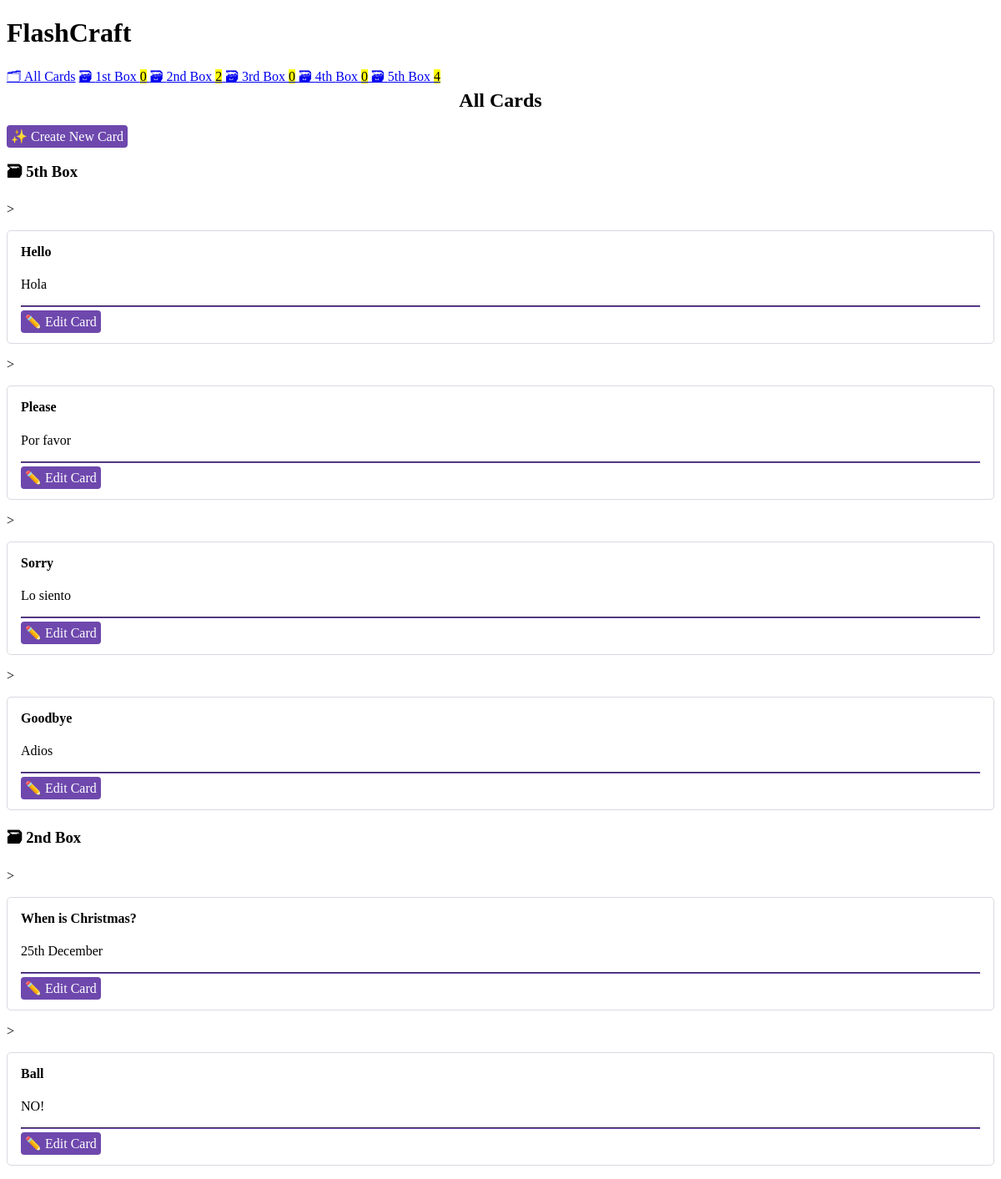
The page / on the database its author committed.
### card/models.py (models this page shows, shortened)
class Card(models.Model):
    question = models.CharField(max_length=100)
    answer = models.CharField(max_length=100)
    box = models.IntegerField(
        choices=zip(BOXES, BOXES),
        default=BOXES[0],
     )
    date_created = models.DateTimeField(auto_now_add=True)

### card/views.py (the view)
class CardListView(ListView):
    model = Card
    queryset = Card.objects.all()

### card/templatetags/cards_tags.py (called while the page is built)
@register.inclusion_tag("card/box_links.html")
def boxes_as_links():
    boxes = []
    for box_num in BOXES:
        card_count = Card.objects.filter(box=box_num).count()
        boxes.append({
            "number": box_num,
            "card_count": card_count,
        })
    return {"boxes": boxes}

### card/templates/card/card_list.html
{% extends "card/base.html" %}
{% load humanize %}
{% block content %}
    <h2>
        All Cards
    </h2>
    <a href="{% url 'card-create' %}" role="button">
        ✨ Create New Card
    </a>
    {% for card in card_list %}
    {% ifchanged %}
        <h3>🗃 {{ card.box | ordinal }} Box</h3>
    {% endifchanged %}>
    {% include "card/card.html" %}
    {% endfor %}
{% endblock content %}

### card/templates/card/base.html (shortened to what this page needs)
<!DOCTYPE html>
<html lang="en">
<head>
    <link rel="stylesheet" href="https://cdn.simplecss.org/simple.min.css">
</head>
<body>
    <header>
        <h1>FlashCraft</h1>
        {% include "card/navigation.html" %}
    </header>
    <main>
        {% block content %}{% endblock content %}
    </main>
</body>
</html>

### card/templates/card/navigation.html
{% load cards_tags %}
<nav>
    <a href="{% url 'card-list' %}">🗂 All Cards</a>
    {% boxes_as_links %}
</nav>

### card/templates/card/box_links.html
{% load humanize %}
{% for box in boxes %}
    <a href="{% url 'box' box_num=box.number %}">
        🗃 {{ box.number | ordinal }} Box <mark>{{ box.card_count }}</mark>
    </a>
{% endfor %}

### card/templates/card/card.html (shortened to what this page needs)
<article>
    <h4>{{ card.question }}</h4>
    {% if not check_card %}
    <p>{{ card.answer }}</p>
    <hr>
    <a href="{% url 'card-update' card.id %}" role="button">
        ✏️ Edit Card
    </a>
{% endif %}
 </article>

### card/templates/card/base.html (style rules this page uses)
:root { --accent: #6e48ad; --accent-bg: white; --bg: #fff; --text: #212121; --text-light: #585858; --border: #d8dae1; --code: #d81b60; --preformatted: #444; }
article { background-color: var(--marked); border: 1px solid var(--border); border-radius: 5px; padding: 1em; margin: 1em 0; }
h2 { text-align: center; }
h2, h4 { margin-top: 0; }
hr { background: var(--accent); border-color: var(--accent); }
button, a[role="button"] { color: white; text-decoration: none; background-color: var(--accent); border-radius: 4px; padding: 5px; }

### rows shown on the page
Card: box|ordinal "5th", question "Hello", answer "Hola"
Card: question "Please", answer "Por favor"
Card: question "Sorry", answer "Lo siento"
Card: question "Goodbye", answer "Adios"
Card: box|ordinal "2nd", question "When is Christmas?", answer "25th December"
Card: question "Ball", answer "NO!"

### other values the page prints
{{ box.number | ordinal }} "1st" "2nd" "3rd" "4th" "5th"
{{ box.card_count }} "0" "2" "0" "0" "4"
